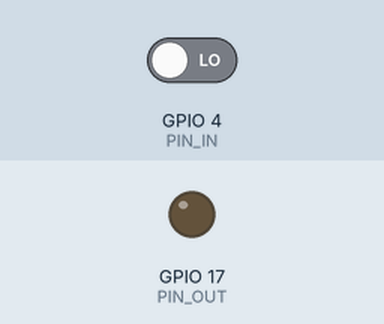
This sketch was run on a simulated ESP32. On the bench: output pins drawn as LEDs (lit = HIGH). The inputs (shaded band) are chosen by the test bench; at power-on: GPIO 4 (PIN_IN) LOW. What the sketch prints to the serial monitor is not drawn.

Above: at 0.0 s.
Timing chart, 0 to 4.5 s (numbered marks = the images above):
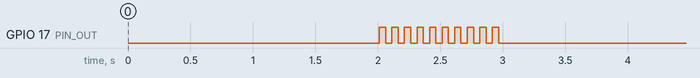

The sketch:

loopback_test.ino
```cpp
/*
 * GPIO Loopback Test
 *
 * Setup: Connect D17 directly to D4 via jumper wire (E-Paper disconnected)
 *
 * This tests:
 * 1. ESP32 GPIO4 and GPIO17 are working
 * 2. Jumper wire is not broken
 * 3. Pin sockets have proper contact
 *
 * Expected: D4 reads same value as D17 was set to
 * If FAILED: Either GPIO is broken, jumper is broken, or socket has bad contact
 */

#define PIN_OUT 17  // Output (D/C connection - orange)
#define PIN_IN  4   // Input  (BUSY connection - purple)

int pass_count = 0;
int fail_count = 0;

void test_state(int state, const char* label) {
  digitalWrite(PIN_OUT, state);
  delay(50);
  int read_val = digitalRead(PIN_IN);

  Serial.print("[TEST] Set D17=");
  Serial.print(state);
  Serial.print(", Read D4=");
  Serial.print(read_val);
  Serial.print(" -> ");

  if (read_val == state) {
    Serial.print("PASS");
    pass_count++;
  } else {
    Serial.print("FAIL");
    fail_count++;
  }
  Serial.print(" (");
  Serial.print(label);
  Serial.println(")");
}

void setup() {
  Serial.begin(115200);
  delay(2000);

  Serial.println();
  Serial.println("==========================================");
  Serial.println(" GPIO LOOPBACK TEST: D17 -> D4");
  Serial.println(" (Test ESP32 GPIO + jumper wire integrity)");
  Serial.println("==========================================");

  pinMode(PIN_OUT, OUTPUT);
  pinMode(PIN_IN, INPUT);

  Serial.println();
  Serial.println("[RUNNING] 20 cycles of HIGH/LOW...");
  Serial.println();

  for (int i = 0; i < 10; i++) {
    test_state(HIGH, "HIGH");
    test_state(LOW,  "LOW");
  }

  Serial.println();
  Serial.println("==========================================");
  Serial.print(" RESULT: ");
  Serial.print(pass_count);
  Serial.print(" PASS / ");
  Serial.print(fail_count);
  Serial.println(" FAIL");
  Serial.println("==========================================");

  if (fail_count == 0) {
    Serial.println(" -> GPIO + jumper wire WORKING");
    Serial.println(" -> Problem is on E-Paper side");
  } else if (pass_count == 0) {
    Serial.println(" -> All FAILED!");
    Serial.println(" -> GPIO broken OR jumper wire broken");
    Serial.println(" -> OR pin socket has bad contact");
  } else {
    Serial.println(" -> INTERMITTENT! Bad contact");
    Serial.println(" -> Press jumpers firmly into sockets");
  }
  Serial.println();
}

void loop() {
  delay(5000);
  Serial.println("[IDLE] Test complete. Restart ESP32 to run again.");
}
```
